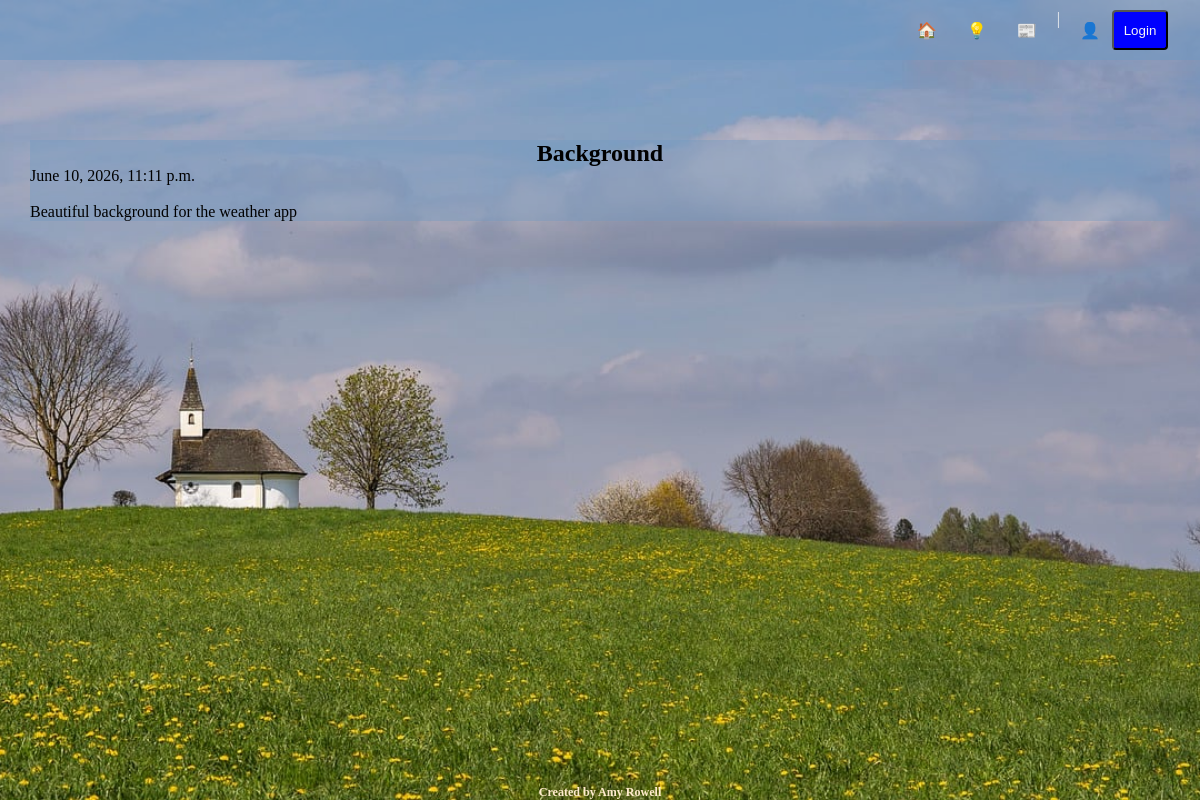
/posts/background/, run on the app's committed database.
### weatherapp/posts/models.py (models this page shows, shortened)
class Post(models.Model):
    title = models.CharField(max_length=75)
    body = models.TextField()
    slug = models.SlugField(unique=True, blank=True)
    date = models.DateTimeField(auto_now_add=True)
    author = models.ForeignKey(
        User, on_delete=models.CASCADE, default=None
    )  # if user deleted, delete posts

### weatherapp/posts/views.py (the view)
# urls.py: path("<slug:slug>/", views.post_page, name="page"),
def post_page(request, slug):
    post = Post.objects.get(slug=slug)
    return render(request, "posts/post_page.html", {"post": post})

### weatherapp/posts/templates/posts/post_page.html (shortened to what this page needs)
    {% extends 'layout.html' %}
{% block content %}
    <section class="single-post">
        <h1>{{ post.title }}</h1>
        <p>{{ post.date }}</p>
        <br >
        <p>{{ post.body }}</p>
    </section>
{% endblock %}

### weatherapp/static/css/style.css (style rules this page uses)
* { margin:0; padding: 0; box-sizing: border-box; }
body { min-height: 100vh; color: whitesmoke; background-color: rgba(113,152,193,0.6); background-image: url("../images/chapel-7956274_1280.jpg"); background-size: cover; background-repeat: no-repeat; background-position: center center; padding-bottom: 20px; }
h1,h2,h3 { text-align: center; }
.about, .comments, .register, .login, .posts, .single-post, .new-post { color:black; background-color: rgba(113,152,193,0.4); margin-left: 30px; margin-right: 30px; margin-top: 80px; }

### data on the page
Post: title "Background", date "June 10, 2026, 11:11 p.m.", body "Beautiful background for the weather app"
